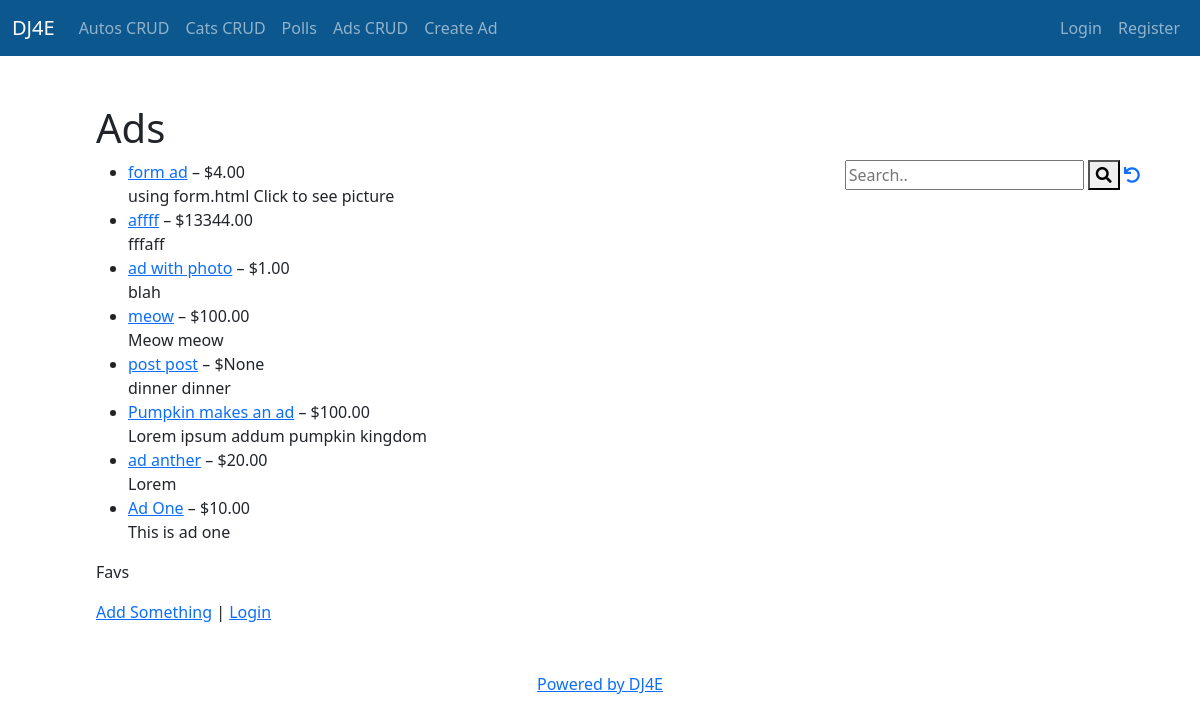
The page /ads/ on the database as committed earlier.
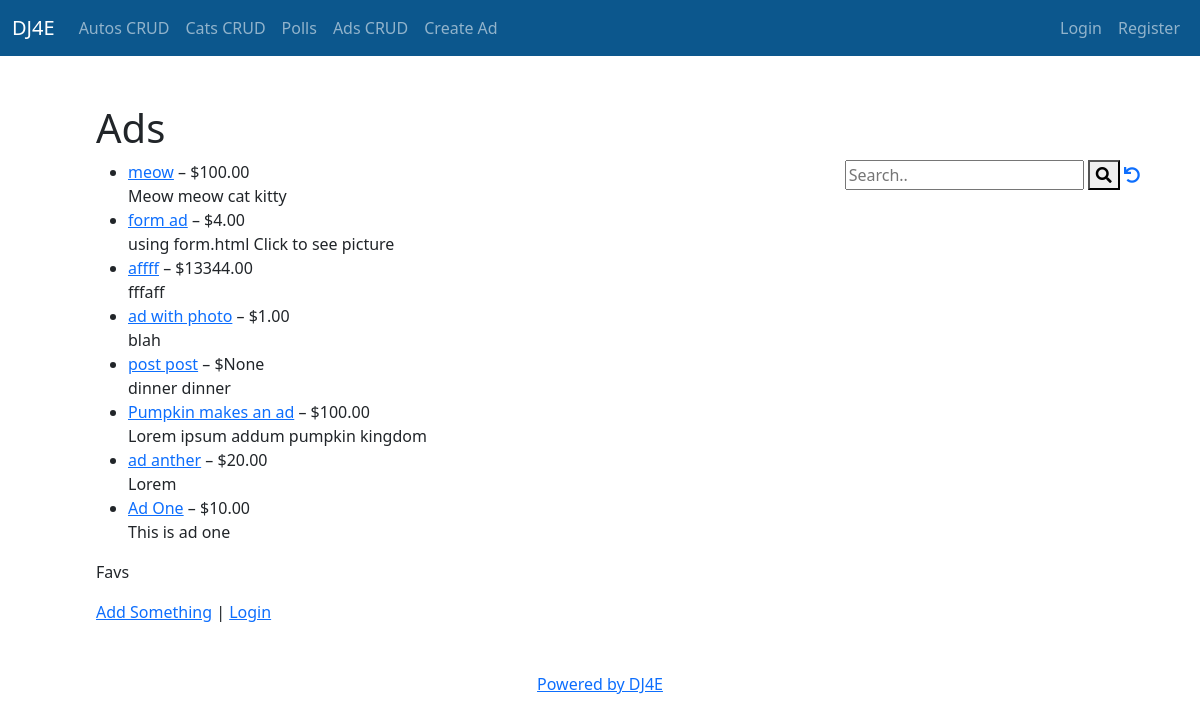
The same page on the database as committed later.
### ads/models.py (models this page shows, shortened)
class Ad(models.Model) :
    title = models.CharField(
            max_length=200,
            validators=[MinLengthValidator(2, "Title must be greater than 2 characters")]
    )
    price = models.DecimalField(max_digits=7, decimal_places=2, null=True)
    text = models.TextField()
    owner = models.ForeignKey(settings.AUTH_USER_MODEL, on_delete=models.CASCADE, related_name='ad_owned')
    comments = models.ManyToManyField(settings.AUTH_USER_MODEL, through='Comment', related_name='forum_comments')
    created_at = models.DateTimeField(auto_now_add=True)
    updated_at = models.DateTimeField(auto_now=True)
    picture = models.BinaryField(null=True, editable=True)
    content_type = models.CharField(max_length=256, null=True, help_text='The MIMEType of the file')
    favorites = models.ManyToManyField(settings.AUTH_USER_MODEL,
        through='Fav', related_name='favorite_ads')

### ads/views.py (the view)
# urls.py: path('', views.AdListView.as_view(), name='all'),
class AdListView(OwnerListView):
    model = Ad
    template_name = "ads/ad_list.html"
    def get(self, request) :
        strval =  request.GET.get("search", False)
        if strval :
            query = Q(title__icontains=strval)
            query.add(Q(text__icontains=strval), Q.OR)
            ad_listings = Ad.objects.filter(query).select_related().order_by('-updated_at')[:10]
        else :
            ad_listings = Ad.objects.all().order_by('-updated_at')[:10]
        for obj in ad_listings:
            obj.natural_updated = naturaltime(obj.updated_at)
        ad_list = Ad.objects.all()
        favorites = list()
        if request.user.is_authenticated:
            rows = request.user.favorite_ads.values('id')
            favorites = [ row['id'] for row in rows ]
        ctx = {'ad_list' : ad_listings, 'search': strval,  'favorites': favorites}
        return render(request, self.template_name, ctx)
        dump_queries()
        return retval;

### home/context_processors.py (called while the page is built)
def settings(request):
    return {
        'settings': django_settings,
    }

### ads/templates/ads/ad_list.html (shortened to what this page needs)
{% extends "base_bootstrap.html" %}
{% block content %}
<h1>Ads</h1>
<div style="float:right">
  <form>
    <input type="text" placeholder="Search.." name="search"
    >
    <button type="submit"><i class="fa fa-search"></i></button>
  <a href="{% url 'ads:ad_list' %}"><i class="fa fa-undo"></i></a>
  </form>
  </div>
{% if ad_list %}
<ul>
  {% for ad in ad_list %}
    <li>
        <a href="{% url 'ads:ad_detail' ad.id %}">{{ ad.title }}</a> – ${{ ad.price }}<br>
        {{ ad.text }}
        {% if ad.picture %} Click to see picture {% endif %}
    </li>
  {% endfor %}
</ul>
{% else %}
  <p>There are no such things in the database.</p>
{% endif %}
<p>Favs</p>
<p>
  <a href="{% url 'ads:ad_create' %}">Add Something</a> |
  {% if user.is_authenticated %}
  <a href="{% url 'logout' %}?next={% url 'ads:all' %}">Logout</a>
  {% else %}
  <a href="{% url 'login' %}?next={% url 'ad:all' %}">Login</a>
  {% endif %}
  </p>
{% endblock %}

### home/templates/base_bootstrap.html (shortened to what this page needs)
<!DOCTYPE html>
<html>
<head>
<link href="https://cdn.jsdelivr.net/npm/bootstrap@5.0.0-beta3/dist/css/bootstrap.min.css" rel="stylesheet">
<link rel="stylesheet" href="https://use.fontawesome.com/releases/v5.8.1/css/all.css">
<link rel="stylesheet" href="https://use.fontawesome.com/releases/v5.8.1/css/v4-shims.css">
</head>
<body>
{% block navbar %} {% include 'partials/_navbar.html' %} {% endblock %}
<div class="container m-5 px-5">
{% block content %}
{% endblock %}
</div>
{% block footer %}
<div class="container text-center"><a href="https://www.coursera.org/specializations/django">Powered by DJ4E </a>
</div>
{% endblock %}
</body>
</html>

### home/templates/partials/_navbar.html (shortened to what this page needs)
<nav class="navbar navbar-expand-lg navbar-dark" style="background-color:  #0c578d;">
    <div class="container-fluid">
      <a class="navbar-brand" href="{% url 'home' %}">DJ4E</a>
      <div class="collapse navbar-collapse" id="navbarSupportedContent">
          <ul class="navbar-nav me-auto mb-2 mb-lg-0">
            <li class="nav-item">
              <a class="nav-link {% if 'autos' == request.path %} active" style="color: red;" {% endif %} aria-current="page" href="{% url 'autos:all' %}">Autos CRUD</a>
            </li>
            <li class="nav-item">
              <a class="nav-link" aria-current="page" href="{% url 'cats:cat_list' %}">Cats CRUD</a>
            </li>
            <li class="nav-item">
              <a class="nav-link" aria-current="page" href="{% url 'polls:index' %}">Polls</a>
            </li>
            <li class="nav-item">
              <a class="nav-link" aria-current="page" href="{% url 'ads:all' %}">Ads CRUD</a>
            </li>
            <li class="nav-item">
              <a class="nav-link" aria-current="page" href="{% url 'ads:ad_create' %}">Create Ad</a>
            </li>
          </ul>
        </div>
  <div class="nav navbar-nav navbar-right">
    {% if user.is_authenticated %}
      <a class="nav-item nav-link" href="#">{{user}}'s Profile</a>
      <a class="nav-item nav-link" href="{% url 'logout' %}">Logout</a>
    {% else %}
      <a class="nav-item nav-link" href="{% url 'login' %}">Login</a>
      <a class="nav-item nav-link" href="#">Register</a>
    {% endif %}
  </div>
      </div>
    </nav>

Rows that differ between the two databases and show on the page:
changed Ad "meow": text "Meow meow" → "Meow meow cat kitty"; moves up the list
